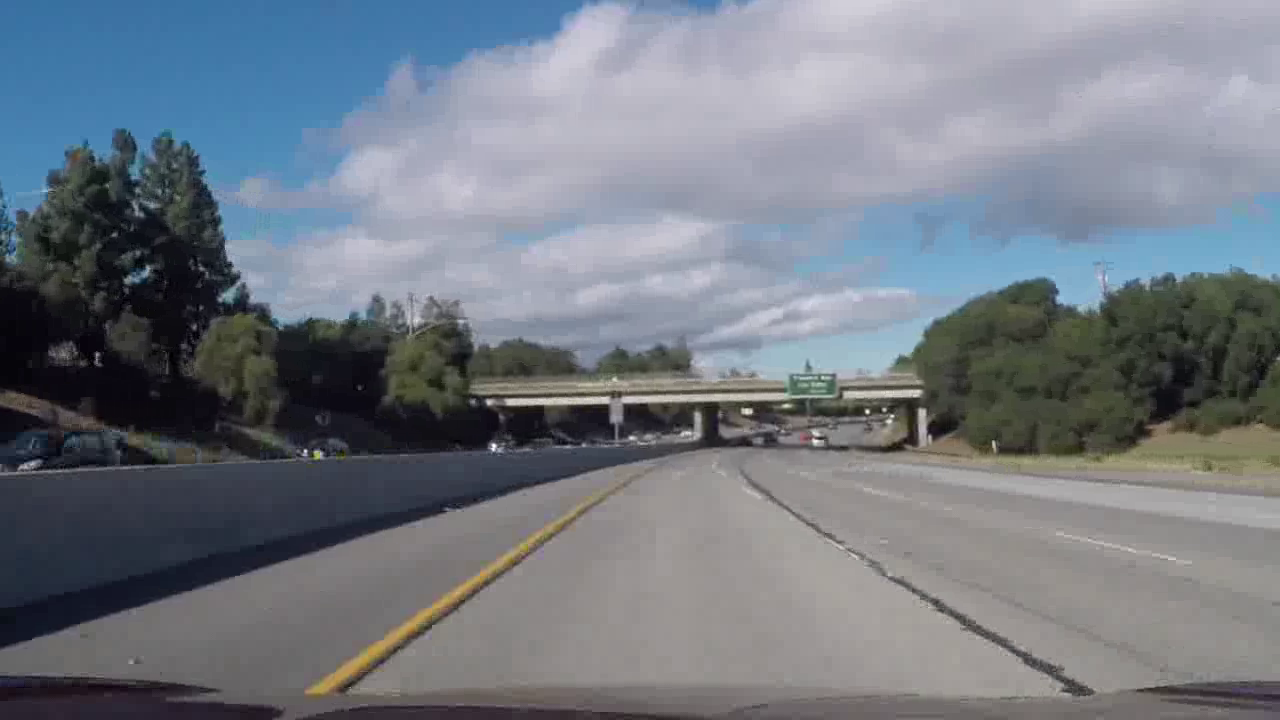
#> input picture frame 12 of challenge_video_cut.mp4, 1280 x 720 px, given in place of project_video_binaryGB_undistorted.mp4, which was not available
$ jupyter execute 07_lane_finder.ipynb   (shell and % lines are left out)   (text cells are left out)
#> lines starting #> are read from the running program, lines starting #| are printed output that depends on the picture; pictures that were not available may be replaced by others from this repository, and a replacement may not be noted
[cell 1]
import cv2

video_capture = cv2.VideoCapture('project_video_binaryGB_undistorted.mp4')
if True != video_capture.isOpened():
    raise Exception('Please make sure that this notebook is in the same directory as the test videos')

fps = int(video_capture.get(cv2.CAP_PROP_FPS))
success = True
counter = 1
while success:
    for n in range(fps):
        success, img = video_capture.read()
        if not success:
            break
#> this loop made 29 passes
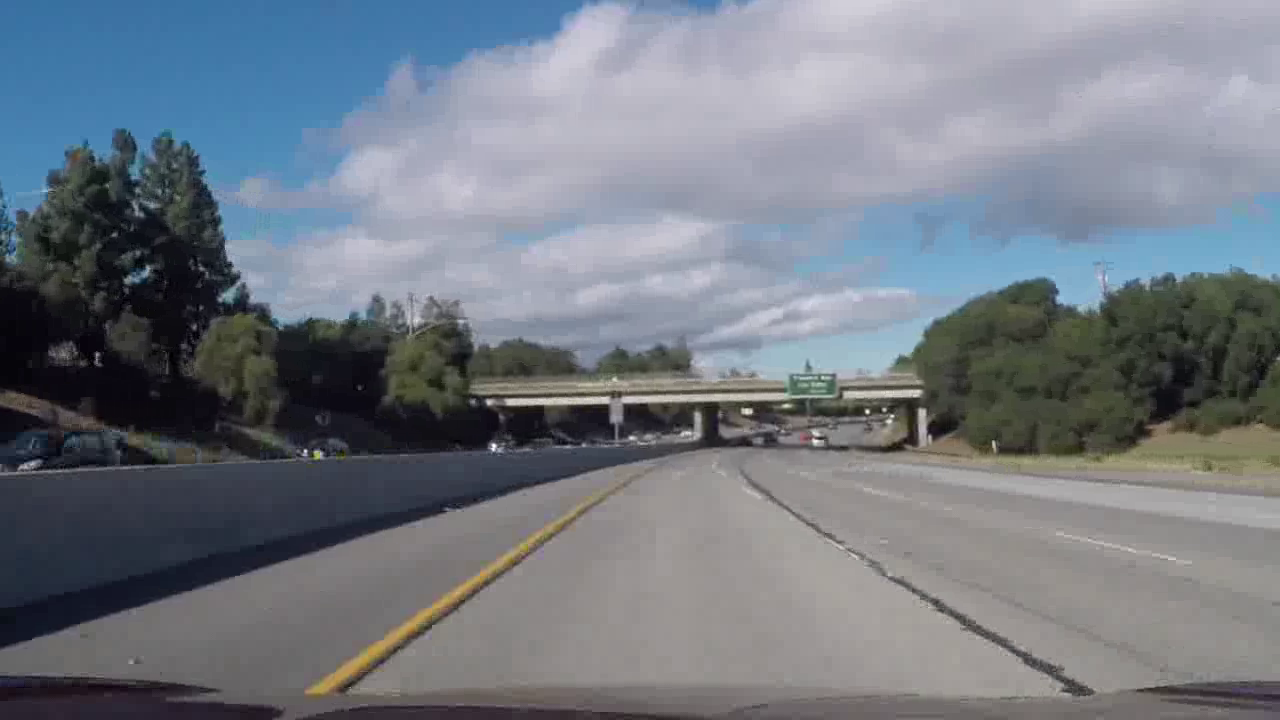
#> input picture frame 12 of challenge_video_cut.mp4, 1280 x 720 px, given in place of project_video_binaryGB_undistorted.mp4, which was not available
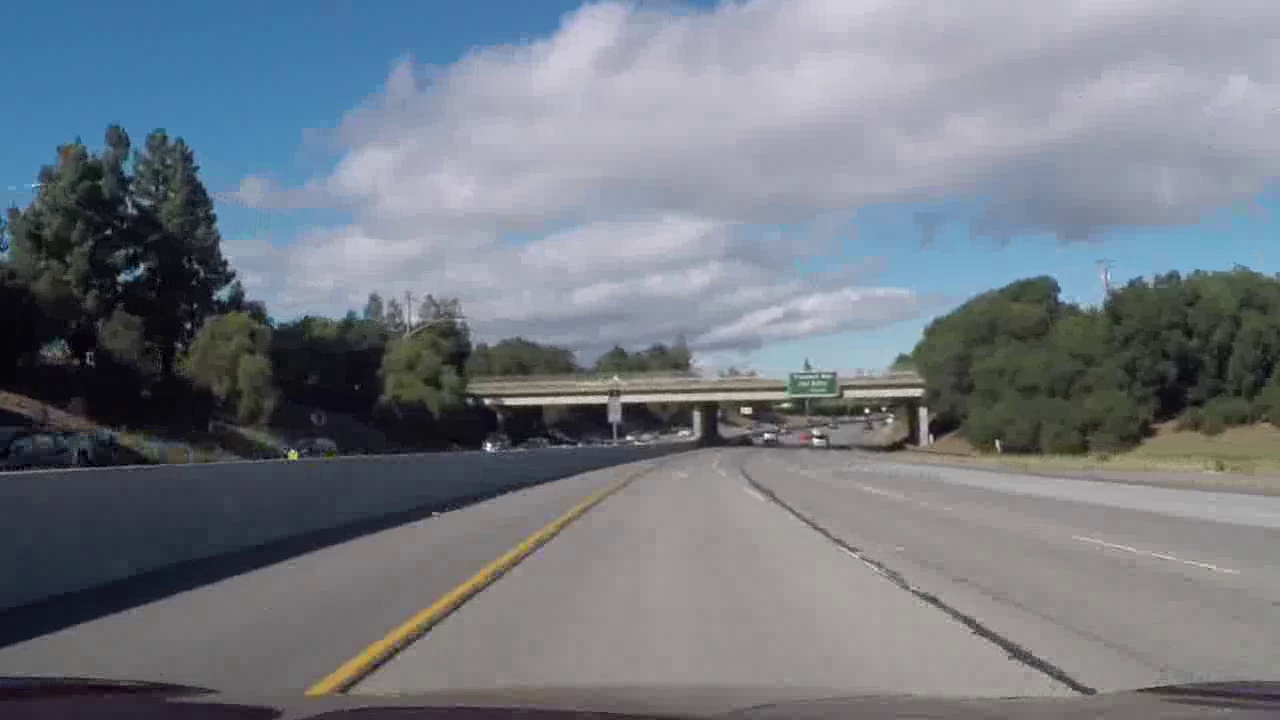
#> input picture frame 13 of challenge_video_cut.mp4, 1280 x 720 px, given in place of project_video_binaryGB_undistorted.mp4, which was not available
#> pass 3, `success, img = video_capture.read()`:
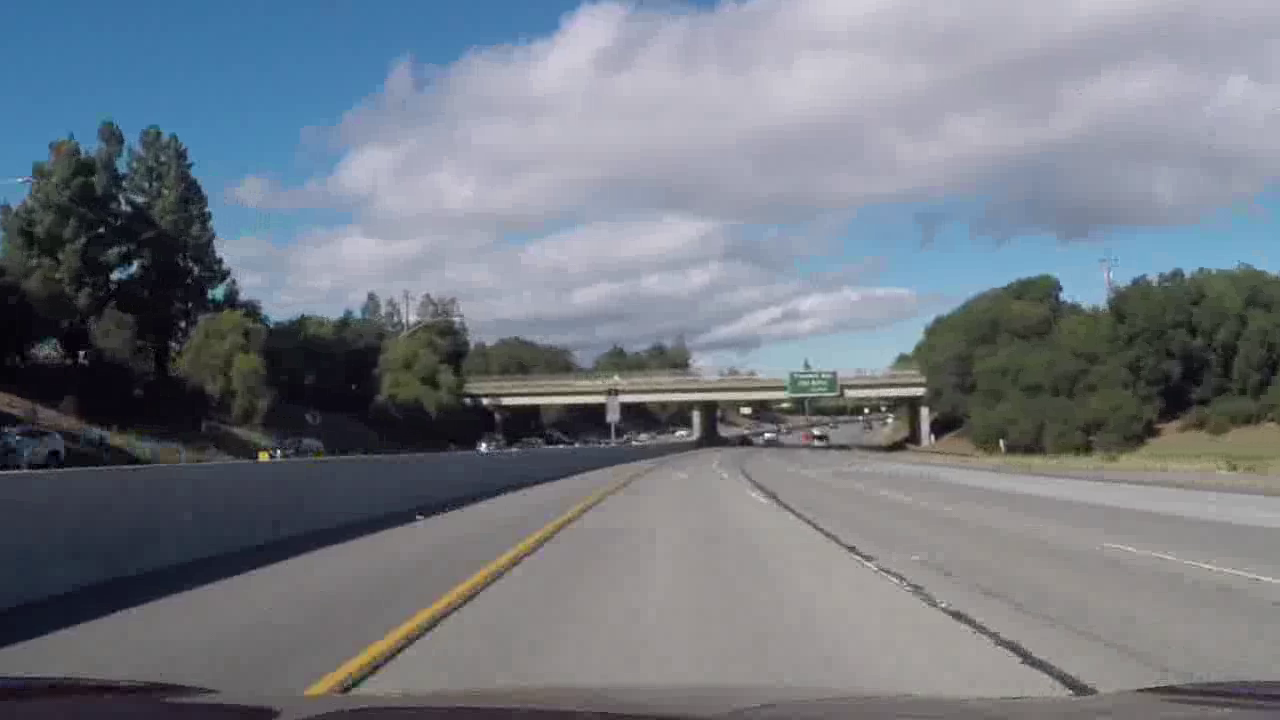
#> img: shape (720, 1280, 3); mean B, G, R 131, 121.9, 115.6

    if not success:
        break
    cv2.imwrite('test_binary_frame{}.jpg'.format(counter), img)
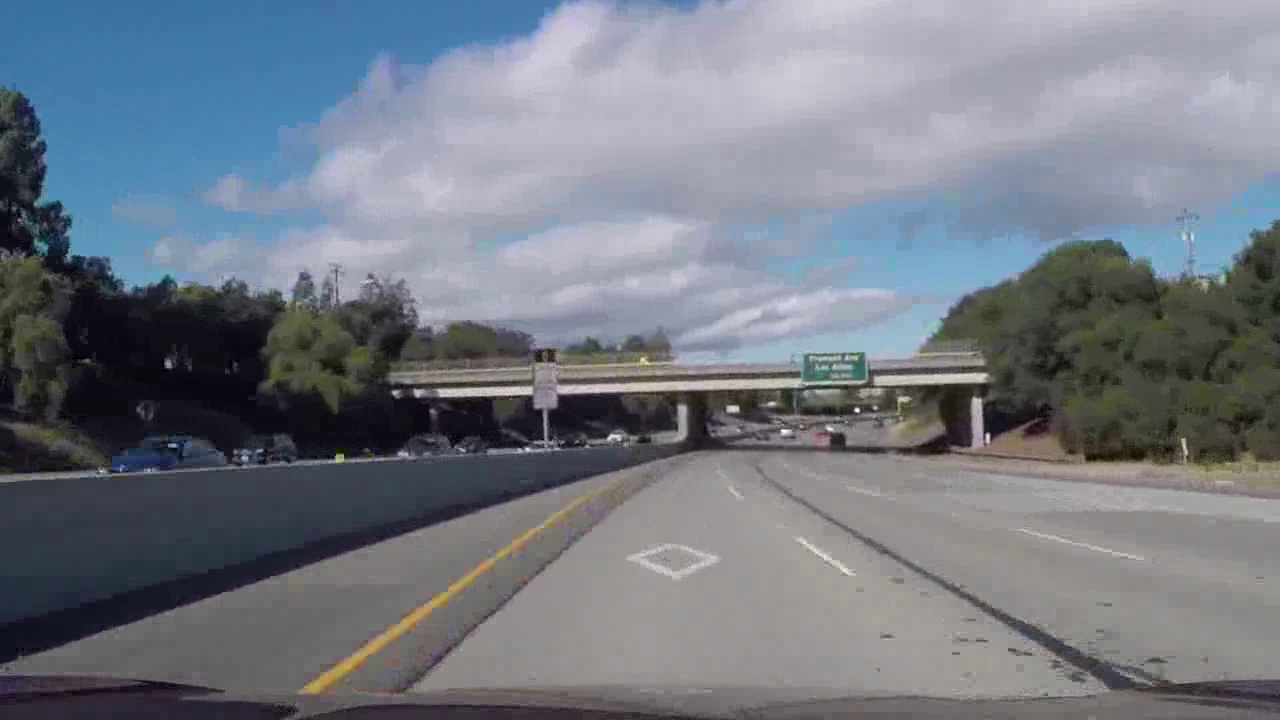
#> saved as test_binary_frame1.jpg: shape (720, 1280, 3); mean B, G, R 131.5, 121.4, 115.5
    counter += 1

print("{} frames saved into the disk for using as test images".format(counter))

$ run again, starting later in the video
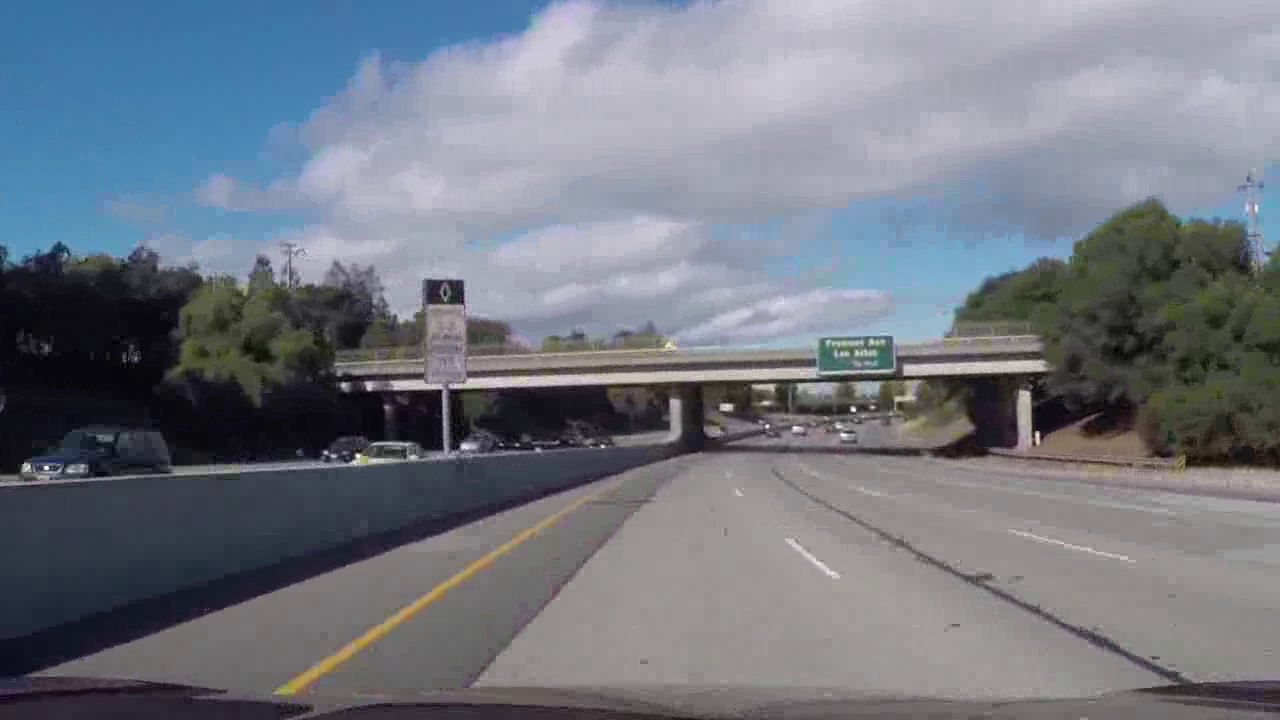
#> input picture frame 54 of challenge_video_cut.mp4, 1280 x 720 px, given in place of project_video_binaryGB_undistorted.mp4, which was not available
#> the loop `for n in range(fps):` made 29 passes
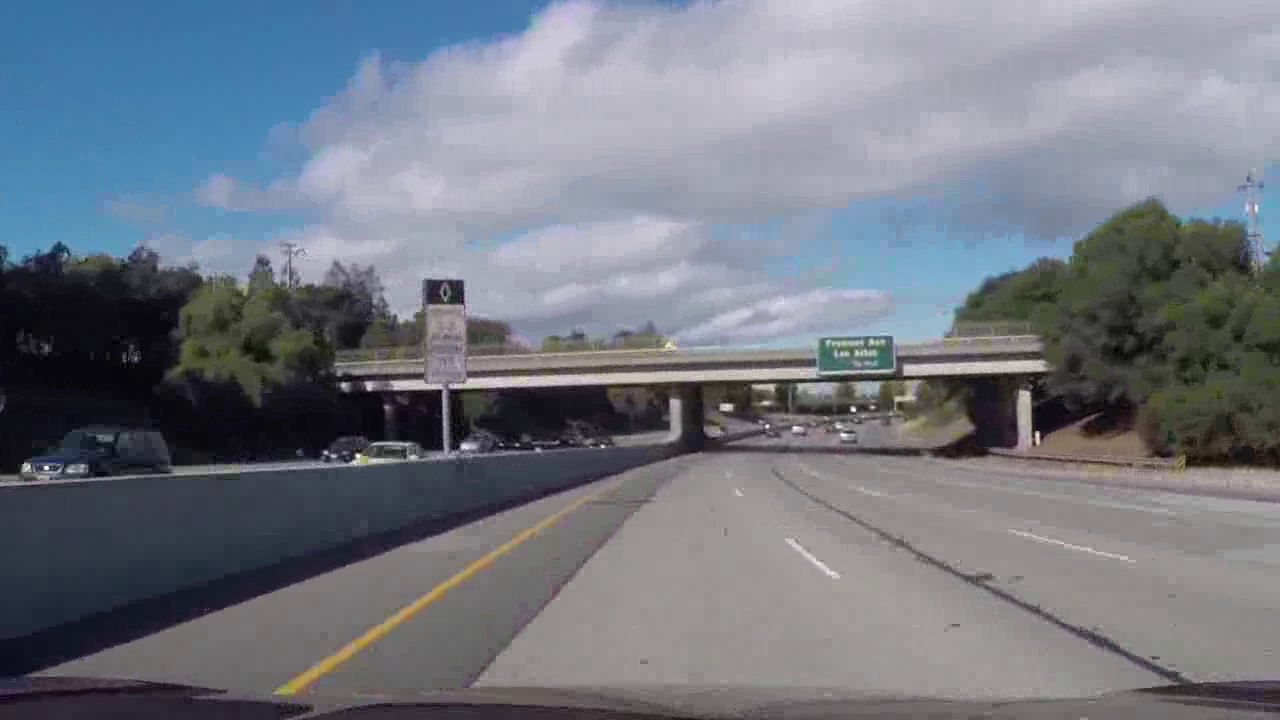
#> input picture frame 54 of challenge_video_cut.mp4, 1280 x 720 px, given in place of project_video_binaryGB_undistorted.mp4, which was not available
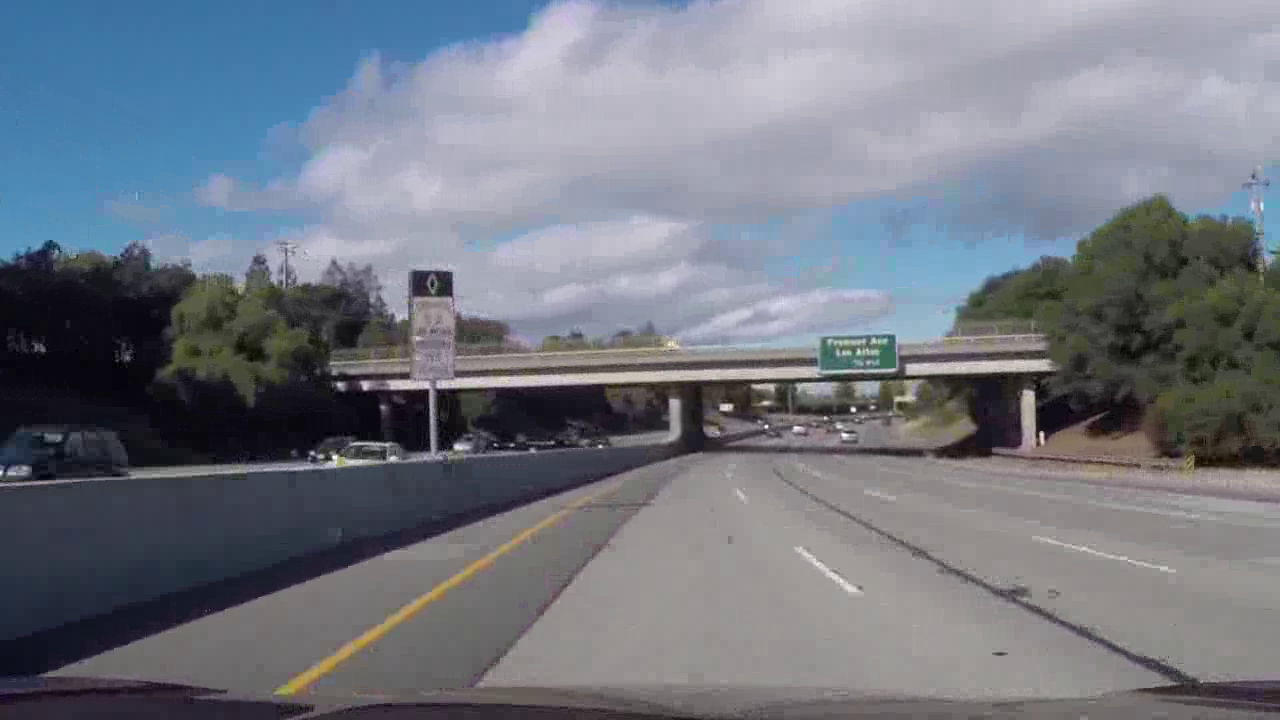
#> input picture frame 55 of challenge_video_cut.mp4, 1280 x 720 px, given in place of project_video_binaryGB_undistorted.mp4, which was not available
#> `cv2.imwrite('test_binary_frame{}.jpg'.format(counter), img)`:
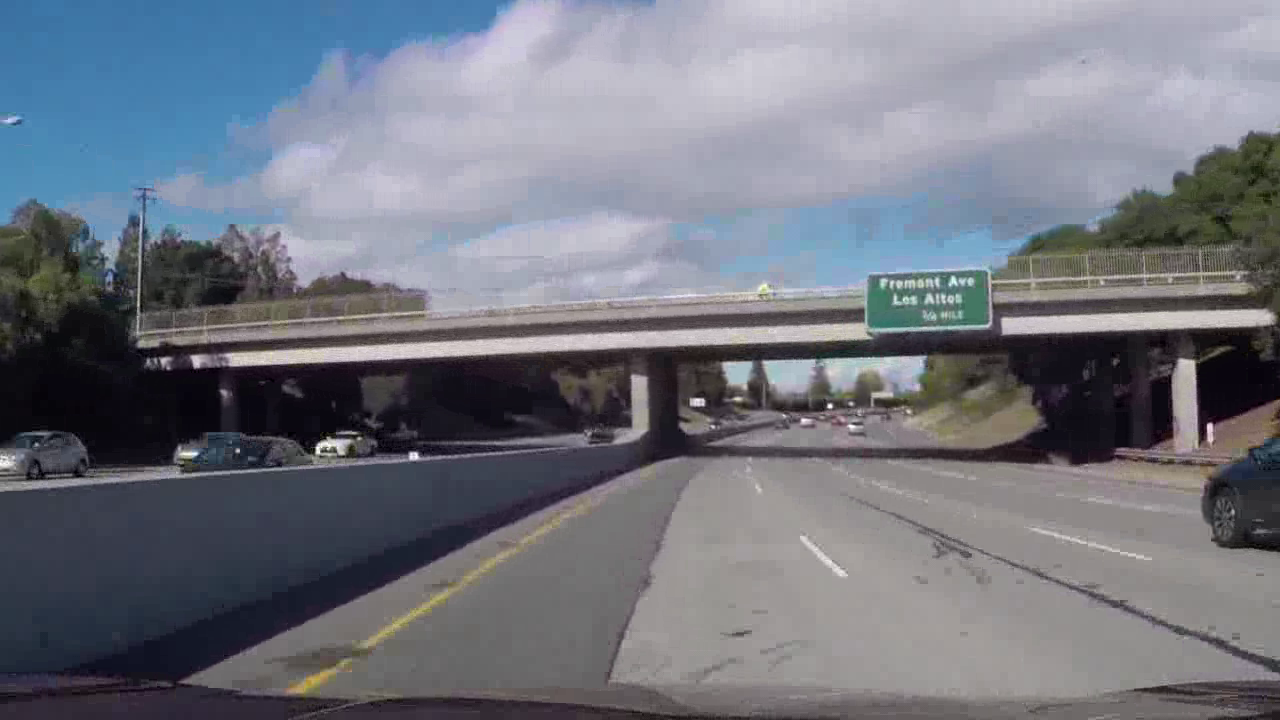
#> saved as test_binary_frame1.jpg: shape (720, 1280, 3); mean B, G, R 127.1, 117.2, 113.5
